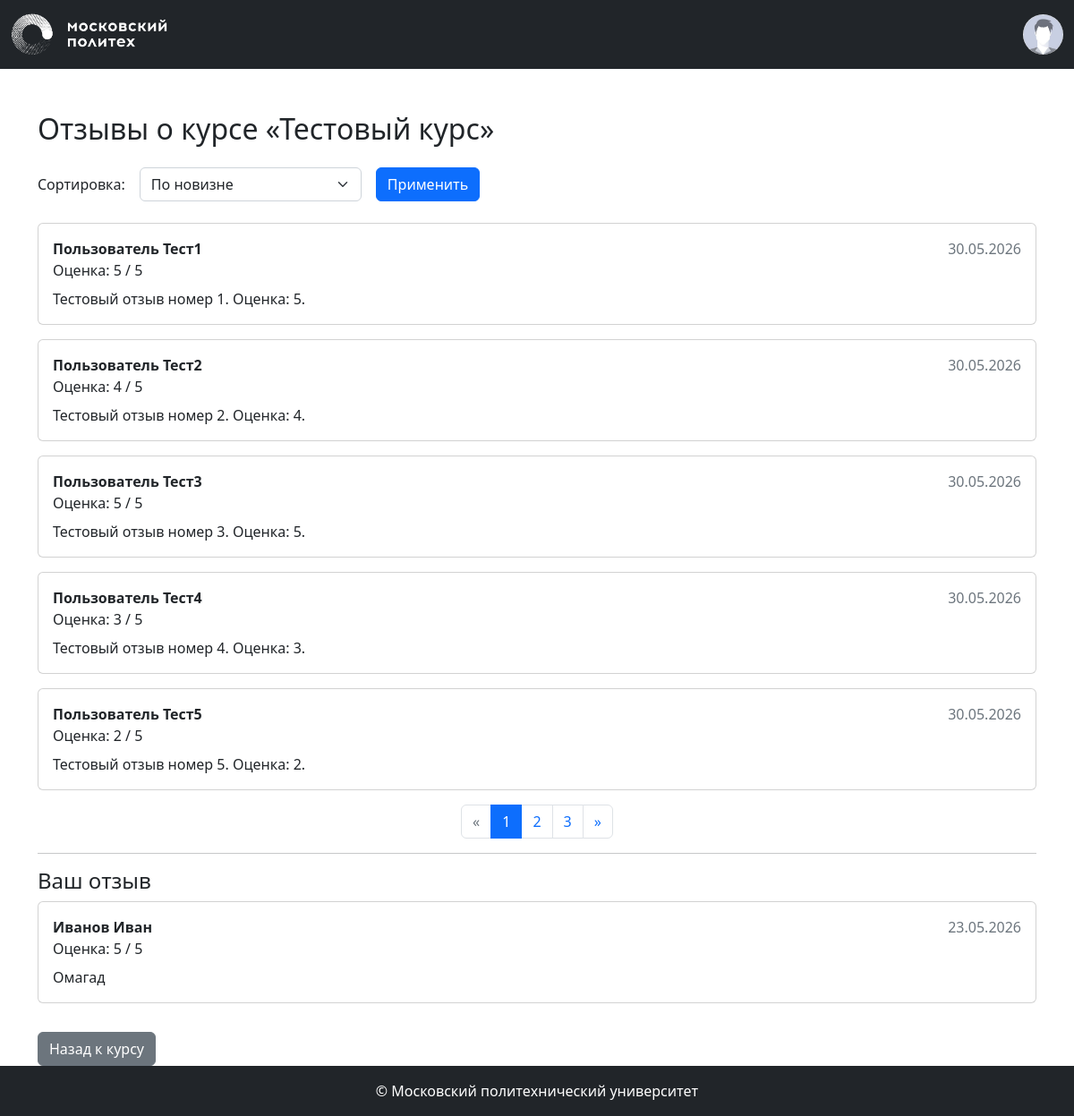
The app's page /courses/1/reviews (signed in) with its own data.
### models.py (models this page shows, shortened)
class Base(DeclarativeBase):
  metadata = MetaData(naming_convention={
        "ix": 'ix_%(column_0_label)s',
        "uq": "uq_%(table_name)s_%(column_0_name)s",
        "ck": "ck_%(table_name)s_%(constraint_name)s",
        "fk": "fk_%(table_name)s_%(column_0_name)s_%(referred_table_name)s",
        "pk": "pk_%(table_name)s"
    })

class Course(Base):
    __tablename__ = 'courses'
    id: Mapped[int] = mapped_column(primary_key=True)
    name: Mapped[str] = mapped_column(String(100))
    short_desc: Mapped[str] = mapped_column(Text)
    full_desc: Mapped[str] = mapped_column(Text)
    rating_sum: Mapped[int] = mapped_column(default=0)
    rating_num: Mapped[int] = mapped_column(default=0)
    category_id: Mapped[int] = mapped_column(ForeignKey("categories.id"))
    author_id: Mapped[int] = mapped_column(ForeignKey("users.id"))
    background_image_id: Mapped[str] = mapped_column(ForeignKey("images.id"))
    created_at: Mapped[datetime] = mapped_column(default=datetime.now)
    author: Mapped["User"] = relationship()
    category: Mapped["Category"] = relationship(lazy=False)
    bg_image: Mapped["Image"] = relationship()
    reviews: Mapped[List["Review"]] = relationship(back_populates="course")

class Review(Base):
    __tablename__ = 'reviews'
    __table_args__ = (
        sa.UniqueConstraint('course_id', 'user_id', name='uq_reviews_course_id_user_id'),
    )
    id: Mapped[int] = mapped_column(Integer, primary_key=True)
    rating: Mapped[int] = mapped_column(Integer, nullable=False)
    text: Mapped[str] = mapped_column(Text, nullable=False)
    created_at: Mapped[datetime] = mapped_column(DateTime, default=datetime.now)
    course_id: Mapped[int] = mapped_column(ForeignKey("courses.id"))
    user_id: Mapped[int] = mapped_column(ForeignKey("users.id"))
    course: Mapped["Course"] = relationship(back_populates="reviews")
    user: Mapped["User"] = relationship()

class User(Base, UserMixin):
    __tablename__ = 'users'
    id: Mapped[int] = mapped_column(primary_key=True)
    first_name: Mapped[str] = mapped_column(String(100))
    last_name: Mapped[str] = mapped_column(String(100))
    middle_name: Mapped[Optional[str]] = mapped_column(String(100))
    login: Mapped[str] = mapped_column(String(100), unique=True)
    password_hash: Mapped[str] = mapped_column(String(200))
    created_at: Mapped[datetime] = mapped_column(default=datetime.now)
    @property
    def full_name(self):
        return ' '.join([self.last_name, self.first_name, self.middle_name or ''])

### courses.py (the view)
@bp.route('/<int:course_id>/reviews')
def reviews(course_id):
    course = db.get_or_404(Course, course_id)
    sort = request.args.get('sort', 'new')
    query = db.select(Review).filter_by(course_id=course_id)
    if sort == 'positive':
        query = query.order_by(Review.rating.desc())
    elif sort == 'negative':
        query = query.order_by(Review.rating.asc())
    else:
        query = query.order_by(Review.created_at.desc())
    pagination = db.paginate(query, per_page=5)
    reviews = pagination.items
    user_review = get_current_user_review(course_id)
    return render_template('courses/reviews.html',
                           course=course,
                           reviews=reviews,
                           pagination=pagination,
                           sort=sort,
                           user_review=user_review)

### auth.py (called while the page is built)
def load_user(user_id):
    user = db.session.execute(db.select(User).filter_by(id=user_id)).scalar()
    return user

### courses.py (called while the page is built)
def get_current_user_review(course_id):
    if not current_user.is_authenticated:
        return None
    return db.session.execute(
        db.select(Review)
        .filter_by(course_id=course_id, user_id=current_user.id)
        .order_by(Review.created_at.asc(), Review.id.asc())
    ).scalars().first()

### templates/courses/reviews.html (shortened to what this page needs)
{% extends 'base.html' %}
{% from 'pagination.html' import render_pagination %}
{% block content %}
<div class="container mt-5">
    <h2 class="mb-4">Отзывы о курсе «{{ course.name }}»</h2>
    <form method="get" class="mb-4">
        <div class="d-flex align-items-center gap-3">
            <label for="sort" class="form-label mb-0">Сортировка:</label>
            <select name="sort" id="sort" class="form-select w-auto">
                <option value="new" {% if sort == 'new' %}selected{% endif %}>По новизне</option>
            </select>
            <button type="submit" class="btn btn-primary">Применить</button>
        </div>
    </form>
    {% if reviews %}
        {% for review in reviews %}
        <div class="card mb-3">
            <div class="card-body">
                <div class="d-flex justify-content-between">
                    <strong>{{ review.user.full_name }}</strong>
                    <span class="text-muted">{{ review.created_at.strftime('%d.%m.%Y') }}</span>
                </div>
                <div>Оценка: {{ review.rating }} / 5</div>
                <p class="mt-2 mb-0">{{ review.text }}</p>
            </div>
        </div>
        {% endfor %}
        {{ render_pagination(pagination, 'courses.reviews', {'course_id': course.id, 'sort': sort}) }}
    {% else %}
        <p class="text-muted">Отзывов пока нет.</p>
    {% endif %}
    <hr>
    {% if current_user.is_authenticated %}
        {% if user_review %}
        <h4>Ваш отзыв</h4>
        <div class="card mb-3">
            <div class="card-body">
                <div class="d-flex justify-content-between">
                    <strong>{{ user_review.user.full_name }}</strong>
                    <span class="text-muted">{{ user_review.created_at.strftime('%d.%m.%Y') }}</span>
                </div>
                <div>Оценка: {{ user_review.rating }} / 5</div>
                <p class="mt-2 mb-0">{{ user_review.text }}</p>
            </div>
        </div>
        {% endif %}
    {% endif %}
    <a href="{{ url_for('courses.show', course_id=course.id) }}" class="btn btn-secondary mt-3">Назад к курсу</a>
</div>
{% endblock %}

### records on screen
Course: name "Тестовый курс"
Review: user.full_name "Пользователь Тест1", created_at "30.05.2026", rating "5", text "Тестовый отзыв номер 1. Оценка: 5."
Review: user.full_name "Пользователь Тест2", created_at "30.05.2026", rating "4", text "Тестовый отзыв номер 2. Оценка: 4."
Review: user.full_name "Пользователь Тест3", created_at "30.05.2026", rating "5", text "Тестовый отзыв номер 3. Оценка: 5."
Review: user.full_name "Пользователь Тест4", created_at "30.05.2026", rating "3", text "Тестовый отзыв номер 4. Оценка: 3."
Review: user.full_name "Пользователь Тест5", created_at "30.05.2026", rating "2", text "Тестовый отзыв номер 5. Оценка: 2."
User: user.full_name "Иванов Иван"
Review: created_at "23.05.2026", rating "5", text "Омагад"

### other values on screen
{{ page }} "1" "2" "3"
